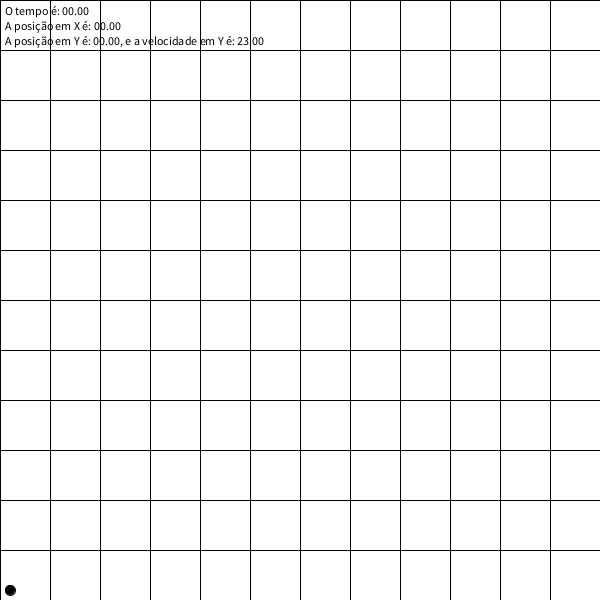
Frame 1 (no input)
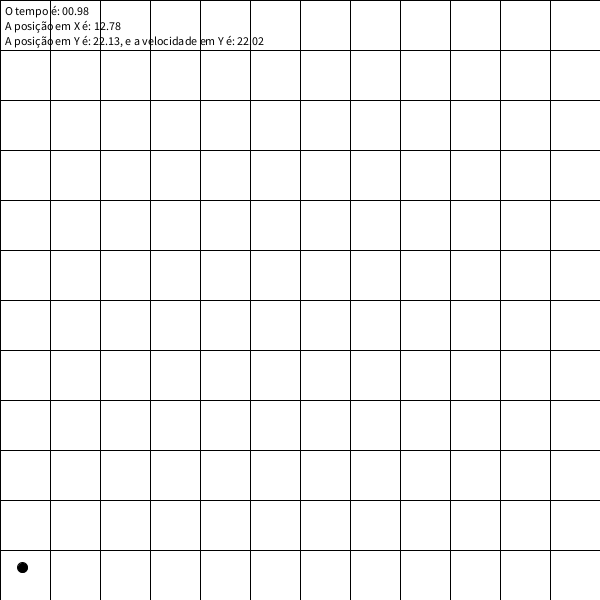
Frame 60 (the mouse pressed at the canvas centre just before this capture)
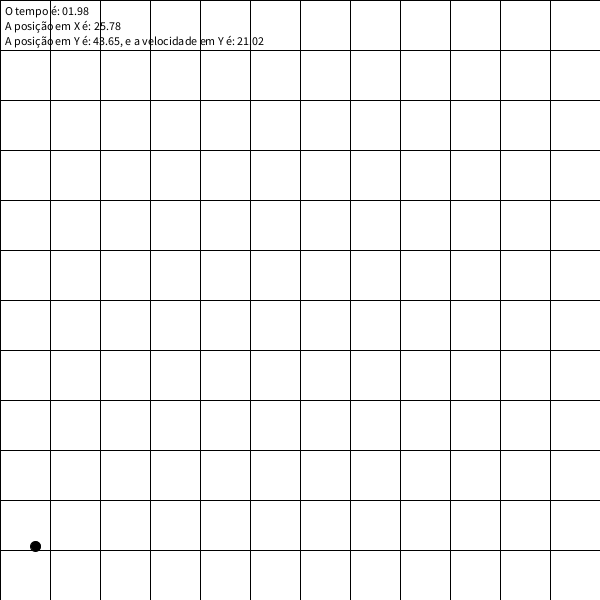
Frame 120 (the mouse held since frame 60 and released just before this capture)

The Processing sketch that drew these frames (run headless with seeded random() and noise(); from frame 60 on, the mouse is pressed at the canvas centre):

// Processing sketch: sketch_03_Simulador_de_Projeteis
// ── sketch_03_Simulador_de_Projeteis.pde
// d=v*t+a*t*t/2

float tAtual = 0;
float aAtual = -1;
float vAtual_x = 13;
float vAtual_y = 23;
float dAtual_x;
float dAtual_y;

void setup() {
  size(600, 600);
  background(255);
  mostraMundo();
}

void draw() {
  dAtual_x = MRU(vAtual_x, tAtual);
  dAtual_y = MRUV(vAtual_y, aAtual, tAtual);
  console(tAtual, dAtual_x, dAtual_y, aAtual, vAtual_y);
  circulo(dAtual_x, dAtual_y);
  mostraMundo();
  tAtual++;
}

float MRU(float v, float t) {
    float conv_t=t/60;
    float d=v*conv_t;
    return(d);
}

float MRUV(float v, float a, float t) {
    float conv_t=t/60;
    float d=v*conv_t+a*conv_t*conv_t/2.0;
    return(d);
}

void console(float t, float d_x, float d_y, float a, float v_y) {
    String sconv_t = nf(t/60.0,2,2);
    String sd_x= nf(d_x,2,2);
    String sd_y= nf(d_y,2,2);
    String velocidade=nf((v_y+a*(t/60.0)),2,2);
    println("Para X:", sconv_t, sd_x);
    println("Para Y:", sconv_t, sd_y, velocidade);
    println();
    String o_tempo = "O tempo é: " + sconv_t;
    String para_x = "A posição em X é: " + sd_x;
    String para_y = "A posição em Y é: " + sd_y + ", e a velocidade em Y é: " + velocidade;
    fill(0);
    background(255);
    text(o_tempo, 5, 15);
    text(para_x, 5, 30);
    text(para_y, 5, 45);
}

void circulo(float dist_x, float dist_y) {
    fill(0);
    ellipse(dist_x+10, 600-(dist_y+10), 10, 10);
}

void mostraMundo() {
  for (int i=0; i<12; i++) {
    line(i*50, 0, i*50, 600);
    line(0, i*50, 600, i*50);
  }
}
